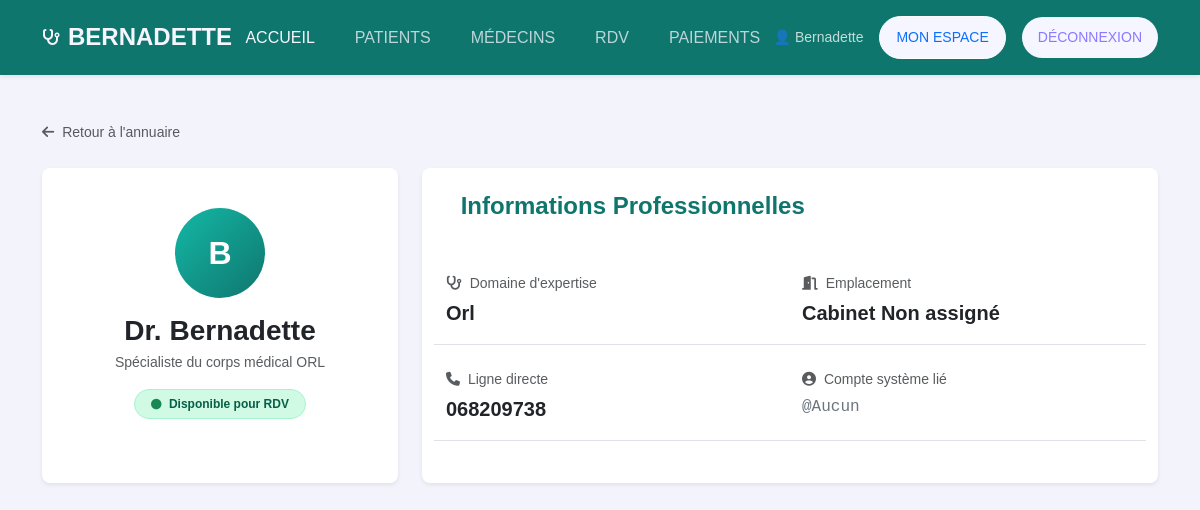
/medecins/1/ (signed in), run on the app's committed database.
### medecins/models.py (models this page shows, shortened)
class Medecin(models.Model):
    SPECIALITE_CHOICES = [
        ('orl_generale', 'ORL Générale'),
        ('audiologie', "Audiologie / Troubles de l'audition"),
        ('rhinologie', 'Rhinologie / Sinus et cloisons nasales'),
        ('laryngologie', 'Laryngologie / Voix et cordes vocales'),
        ('orl_pediatrique', 'ORL Pédiatrique'),
    ]
    user = models.OneToOneField(User, on_delete=models.CASCADE, related_name='medecin', null=True, blank=True)
    nom = models.CharField(max_length=100)
    prenom = models.CharField(max_length=100, blank=True, default='')
    specialite = models.CharField(max_length=50, choices=SPECIALITE_CHOICES, default='orl_generale')
    telephone = models.CharField(max_length=20)
    numero_cabinet = models.CharField(max_length=50, blank=True, default='')
    disponibilite = models.BooleanField(default=True)

### medecins/views.py (the view)
# urls.py: path('<int:id>/', views.detail, name='detail'),
@login_required
def detail(request, id):
    medecin = get_object_or_404(Medecin, id=id)
    return render(request, 'medecins/detail_medecin.html', {'medecin': medecin})

### rdv/context_processors.py (called while the page is built)
def notifications(request):
    if isinstance(request.user, AnonymousUser):
        return {}
    unread_count = request.user.notifications.filter(is_read=False).count()
    return {
        'notification_unread_count': unread_count,
    }

### medecins/templates/medecins/detail_medecin.html (shortened to what this page needs)
{% extends "base.html" %}
{% load static %}
{% block content %}
<main class="container" style="margin-top: 120px; margin-bottom: 50px;" data-aos="fade-up">
    <div class="mb-4">
        <a href="{% url 'medecins:list' %}" class="text-decoration-none text-muted small">
            <i class="fas fa-arrow-left me-1"></i> Retour à l'annuaire
        </a>
    </div>
    <div class="row g-4">
        <div class="col-12 col-lg-4">
            <div class="card border-0 shadow-sm rounded-3 text-center p-4 h-100">
                <div class="card-body">
                    <div class="rounded-circle d-flex align-items-center justify-content-center fw-bold mx-auto mb-3 text-white" style="width: 90px; height: 90px; background: linear-gradient(135deg, #14b8a6 0%, #0f766e 100%); font-size: 2rem;">
                        {{ medecin.nom|slice:":1" }}{{ medecin.prenom|slice:":1" }}
                    </div>
                    <h3 class="fw-bold text-dark mb-1">Dr. {{ medecin.prenom }} {{ medecin.nom }}</h3>
                    <p class="text-muted small mb-3">Spécialiste du corps médical ORL</p>
                    <div class="mb-4">
                        {% if medecin.disponibilite %}
                            <span class="badge rounded-pill border px-3 py-2" style="background-color: #d1fae5; color: #065f46; border-color: #a7f3d0 !important;">
                                <i class="fa-solid fa-circle text-success me-1 small"></i> Disponible pour RDV
                            </span>
                        {% endif %}
                    </div>
                </div>
            </div>
        </div>
        <div class="col-12 col-lg-8">
            <div class="card border-0 shadow-sm rounded-3 h-100">
                <div class="card-header bg-transparent border-0 pt-4 px-4">
                    <h4 class="fw-bold m-0" style="color: #0f766e;">
                         Informations Professionnelles
                    </h4>
                </div>
                <div class="card-body px-4 pb-4">
                    <div class="row g-4 mt-1">
                        <div class="col-md-6 border-bottom pb-3">
                            <span class="text-muted small d-block mb-1"><i class="fa-solid fa-stethoscope me-1"></i> Domaine d'expertise</span>
                            <span class="fw-bold text-dark fs-5">{{ medecin.get_specialite_display }}</span>
                        </div>
                        <div class="col-md-6 border-bottom pb-3">
                            <span class="text-muted small d-block mb-1"><i class="fa-solid fa-door-open me-1"></i> Emplacement</span>
                            <span class="fw-bold text-dark fs-5">Cabinet {{ medecin.numero_cabinet|default:"Non assigné" }}</span>
                        </div>
                        <div class="col-md-6 border-bottom pb-3">
                            <span class="text-muted small d-block mb-1"><i class="fa-solid fa-phone me-1"></i> Ligne directe</span>
                            <span class="fw-bold text-dark fs-5" style="color: #0f766e;">{{ medecin.telephone }}</span>
                        </div>
                        <div class="col-md-6 border-bottom pb-3">
                            <span class="text-muted small d-block mb-1"><i class="fa-solid fa-circle-user me-1"></i> Compte système lié</span>
                            <span class="text-secondary font-monospace fw-medium">@{{ medecin.user.username|default:"Aucun" }}</span>
                        </div>
                    </div>
                </div>
            </div>
        </div>
    </div>
</main>
{% endblock %}

### templates/base.html (shortened to what this page needs)
{% load static %}
<!DOCTYPE html>
<html lang="fr">
<head>
    <link href="{% static 'css/bootstrap.min.css' %}" rel="stylesheet">
    <link href="https://cdn.jsdelivr.net/npm/bootstrap-icons@1.11.1/font/bootstrap-icons.css" rel="stylesheet">
    <link rel="stylesheet" href="{% static 'css/style.css' %}">
    <link rel="stylesheet" href="https://cdnjs.cloudflare.com/ajax/libs/font-awesome/6.4.0/css/all.min.css">
</head>
<body>
    <header>
        <nav class="navbar main-nav fixed-top py-3 navbar-expand-lg shadow-sm" style="background-color: #0f766e;">
            <div class="container d-flex justify-content-between align-items-center">
                <div class="d-flex align-items-center gap-2 brand-logo">
                    <i class="fa-solid fa-stethoscope" style="color: #14b8a6;"></i>
                    <h4 class="fw-bold m-0 Logo" style="color: #ffffff;">BERNADETTE</h4>
                </div>
                {% if user.is_authenticated %}
                <ul class="navbar-nav d-none d-lg-flex flex-row gap-4">
                    <li class="nav-item"><a class="nav-link text-white fw-medium opacity-90" href="/">ACCUEIL</a></li>
                    <li class="nav-item"><a class="nav-link text-white fw-medium opacity-75" href="/patients/">PATIENTS</a></li>
                    <li class="nav-item"><a class="nav-link text-white fw-medium opacity-75" href="/medecins/">MÉDECINS</a></li>
                    <li class="nav-item"><a class="nav-link text-white fw-medium opacity-75" href="/rdv/">RDV</a></li>
                    <li class="nav-item"><a class="nav-link text-white fw-medium opacity-75" href="/paiements/">PAIEMENTS</a></li>
                </ul>
                {% endif %}
                <div class="d-none d-lg-flex align-items-center gap-3">
                    {% if user.is_authenticated %}
                        <span class="text-white small opacity-75">👤 {{ user.username }}</span>
                        <a href="/comptes/" class="btn btn-sm px-3 text-primary rounded-pill border-white border">MON ESPACE</a>
                        <a href="/comptes/logout/" class="btn btn-danger btn-sm px-3 rounded-pill">DÉCONNEXION</a>
                    {% else %}
                        <a href="/comptes/login/" class="btn btn-sm px-4 text-dark fw-bold rounded-pill" style="background-color: #14b8a6; border: none;">CONNEXION</a>
                    {% endif %}
                </div>
            </div>
        </nav>
    </header>
    {% block content %}{% endblock %}
</body>
</html>

### static/css/style.css (style rules this page uses)
:root { --primary: #4e4bff; --blueMid: #8a7aff; --light: #f5f6ff; }
body { background: #f3f4fb; font-family: "Poppins", Arial; }
.btn { background: var(--light); color: var(--blueMid); border: none; border-radius: 8px; padding: 10px 20px; font-weight: 500; transition: 0.3s; }
.main-nav { transition: 0.3s ease; background: transparent; }
.nav-link { color: var(--light) !important; font-weight: 500; }
.brand-logo i { color: var(--light) !important; }
.brand-logo h4 { color: var(--light) !important; }

### data on the page
Medecin: nom "B", nom "Bernadette", specialite "Orl", numero_cabinet "Non assigné", telephone "068209738", user.username "Aucun"

### other printed values
{{ user.username }} "Bernadette"
